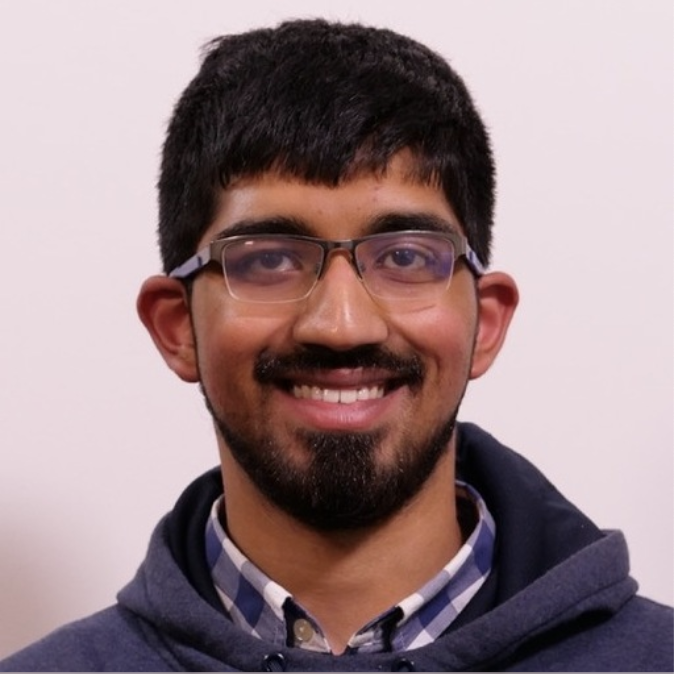
#> input picture static/mugshot.png, 674 x 674 px
$ python detecting_colors.py
#> lines starting #> are read from the running program, lines starting #| are printed output that depends on the picture; after the words box and inside, x2 and y2 are one past the last pixel; in counts of white or black regions, pixels touching at a corner belong together
### joining_images.py
import cv2
import numpy as np

# Chapter 6 - Joining images
# useful for when you are working with LOTS of images

'''
The  following function is copied from the website of Murtaza Hassan:
https://www.murtazahassan.com/learn-opencv-in-3-hours-chapter-6/
'''


def stack_images(scale, img_array):
    """
    This function handles joining images and offers two main improvements
    over the opencv built-in methods:
        1. Images can be resized
        2. Images do not need to have the same number of "channels"
            (either both being RGB, or both being black and white)

    Thanks to these improvements, the function is able to construct joined
    images in both the horizontal and vertical directions.

    """
    rows = len(img_array)
    cols = len(img_array[0])
    rows_available = isinstance(img_array[0], list)
    width = img_array[0][0].shape[1]
    height = img_array[0][0].shape[0]
    if rows_available is True:
        for x in range(rows):
            for y in range(cols):
                if img_array[x][y].shape[:2] == img_array[0][0].shape[:2]:
                    img_array[x][y] = cv2.resize(img_array[x][y],
                                                 (0, 0), None, scale, scale)
                else:
                    img_array[x][y] = cv2.resize(img_array[x][y],
                                                 (img_array[0][0].shape[1],
                                                 img_array[0][0].shape[0]),
                                                 None, scale, scale)
                if len(img_array[x][y].shape) == 2:
                    img_array[x][y] = cv2.cvtColor(img_array[x][y],
                                                   cv2.COLOR_GRAY2BGR)
        img_blank = np.zeros((height, width, 3), np.uint8)
        hor = [img_blank] * rows
        hor_con = [img_blank] * rows
        for x in range(0, rows):
            hor[x] = np.hstack(img_array[x])
        ver = np.vstack(hor)
    else:
        for x in range(0, rows):
            if img_array[x].shape[:2] == img_array[0].shape[:2]:
                img_array[x] = cv2.resize(img_array[x],
                                          (0, 0), None, scale, scale)
            else:
                img_array[x] = cv2.resize(img_array[x], (img_array[0].shape[1],
                                          img_array[0].shape[0]), None, scale,
                                          scale)
            if len(img_array[x].shape) == 2:
                img_array[x] = cv2.cvtColor(img_array[x], cv2.COLOR_GRAY2BGR)
        hor = np.hstack(img_array)
        ver = hor
    return ver


# [19 lines that do not run on import are left out]

### detecting_colors.py
import cv2
import numpy as np
from joining_images import stack_images

# Chapter 7 - Color Detection

if __name__ == '__main__':
    # creating 'trackbars' to see the optimal values for the color detection
    cv2.namedWindow("TrackBars")
    cv2.resizeWindow("TrackBars", 640, 240)
    '''
    These trackbars will look for the min/max numbers for:
    - the Hue
    - the Saturation
    - the value
    of the color we are tracking
    '''
    cv2.createTrackbar("Hue Min", "TrackBars", 44, 179, lambda x: x)
    cv2.createTrackbar("Hue Max", "TrackBars", 179, 179, lambda x: x)
    cv2.createTrackbar("Sat Min", "TrackBars", 78, 255, lambda x: x)
    cv2.createTrackbar("Sat Max", "TrackBars", 255, 255, lambda x: x)
    cv2.createTrackbar("Value Min", "TrackBars", 58, 255, lambda x: x)
    cv2.createTrackbar("Value Max", "TrackBars", 255, 255, lambda x: x)

    # figure out the values for the color being detected
    while True:  # you will need to MANUALLY exit out of this loop!
        # Read in the Image
        img = cv2.imread('static/mugshot.png')
#> img is the input picture: shape (674, 674, 3); mean B, G, R 134.8, 131.7, 153
        # convert the image to HSV space
        img_HSV = cv2.cvtColor(img, cv2.COLOR_BGR2HSV)
#> img_HSV: shape (674, 674, 3); mean H, S, V 116.6, 64.4, 155.3
        # make use of the trackbars above
        hue_min = cv2.getTrackbarPos("Hue Min", "TrackBars")
        hue_max = cv2.getTrackbarPos("Hue Max", "TrackBars")
        sat_min = cv2.getTrackbarPos("Sat Min", "TrackBars")
        sat_max = cv2.getTrackbarPos("Sat Max", "TrackBars")
        val_min = cv2.getTrackbarPos("Value Min", "TrackBars")
        val_max = cv2.getTrackbarPos("Value Max", "TrackBars")
        # capture these values in the terminal - the colors you want should
        # be white!
        print(hue_min, hue_max, sat_min, sat_max, val_min, val_max)
        # create a 'mask' to adjust these values in the image
        lower, upper = (
            np.array([hue_min, sat_min, val_min]),
            np.array([hue_max, sat_max, val_max])
        )
        mask = cv2.inRange(img_HSV, lower, upper)
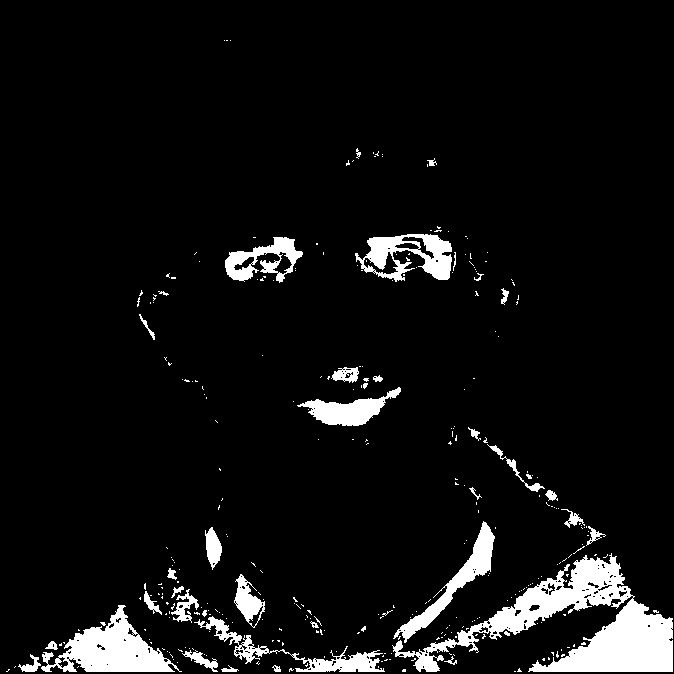
#> mask: shape (674, 674); 6.6% white; 319 white regions (280 under 20 px), largest, box (x1, y1, x2, y2) and area: (392, 553, 673, 672) 11306, (41, 605, 182, 672) 4110, (355, 234, 452, 282) 2375
        # highltight the newly detected colors in the oriignal image!
        img_result = cv2.bitwise_and(img, img, mask=mask)
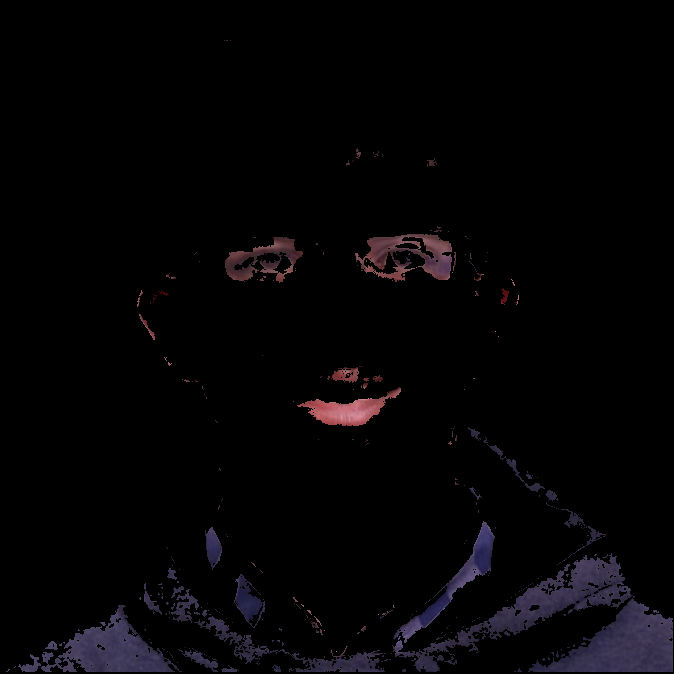
#> img_result: shape (674, 674, 3); mean B, G, R 5.1, 3.6, 4.7
        # Showing images altogether
        img_stack = stack_images(0.6, (
            [img, img_HSV], [mask, img_result]
        ))
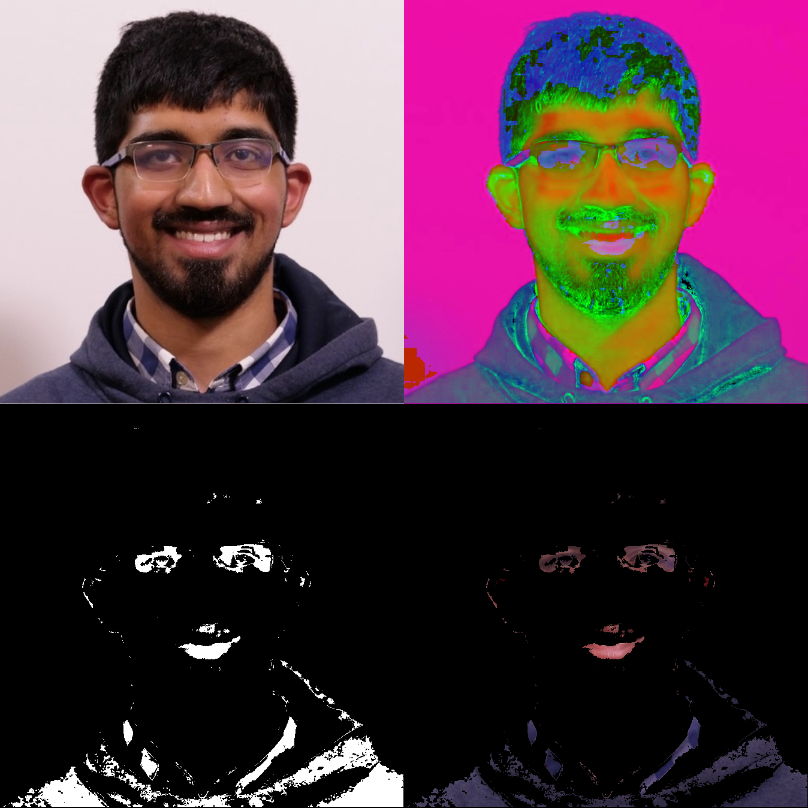
#> img_stack: shape (808, 808, 3); mean B, G, R 68.3, 54.1, 82.4
        cv2.imshow("Image Color Analysis", img_stack)
        cv2.waitKey(10000)

$ run again, with static/kaaba.png copied over static/mugshot.png
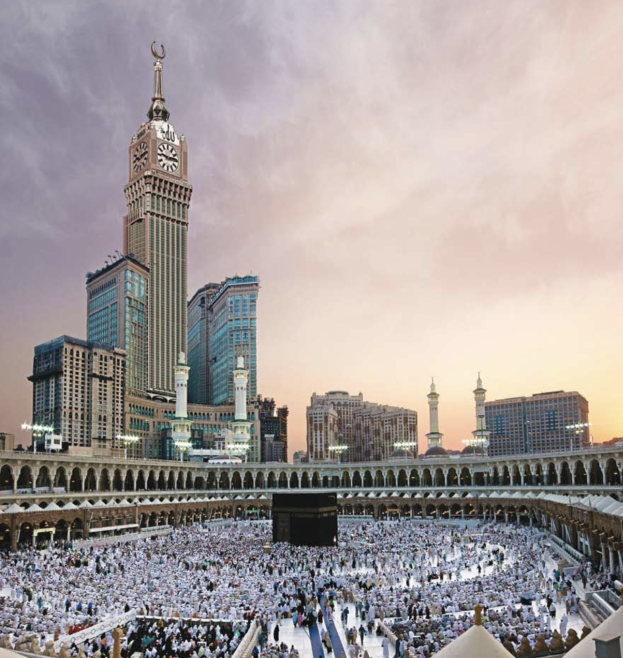
#> input picture static/kaaba.png, 1246 x 1316 px (shown at 1/2 size)
#> img is the input picture: shape (1316, 1246, 3); mean B, G, R 155.3, 156.2, 164.3
#> img_HSV: shape (1316, 1246, 3); mean H, S, V 65.1, 34.6, 169.6
#> `mask = cv2.inRange(img_HSV, lower, upper)`:
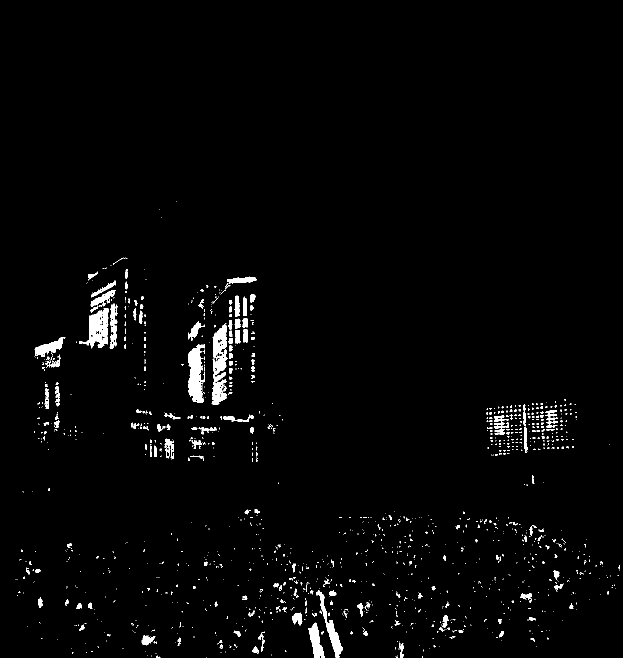
#> mask: shape (1316, 1246) (shown at 1/2 size); 2% white; 1317 white regions (1136 under 20 px), largest, box (x1, y1, x2, y2) and area: (423, 646, 456, 810) 3077, (376, 688, 410, 806) 2596, (158, 616, 217, 696) 2319
#> `img_stack = stack_images(0.6, ( [img, img_HSV], [mask, img_result] ))`:
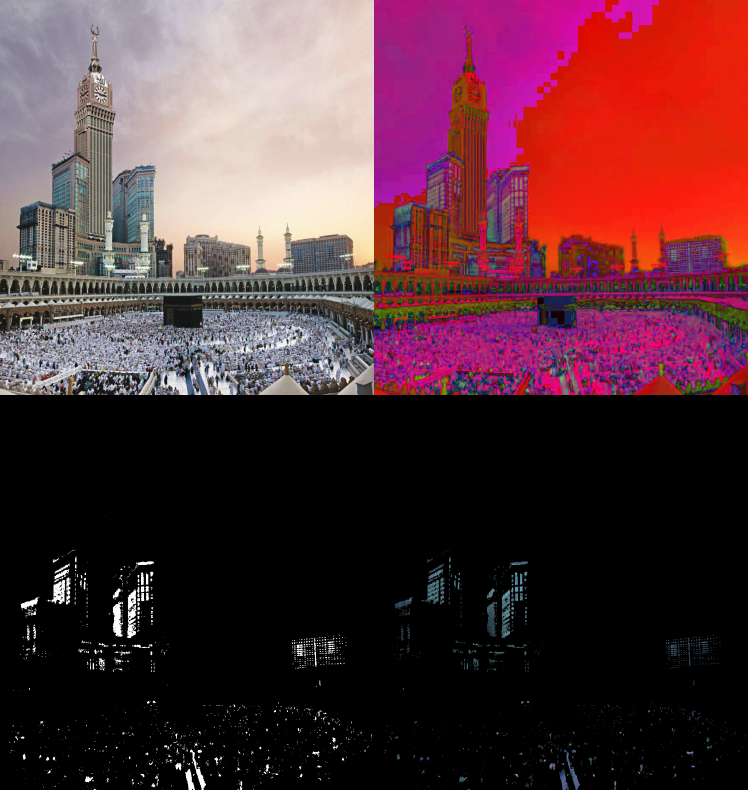
#> img_stack: shape (1580, 1496, 3) (shown at 1/2 size); mean B, G, R 56.8, 49.4, 85
